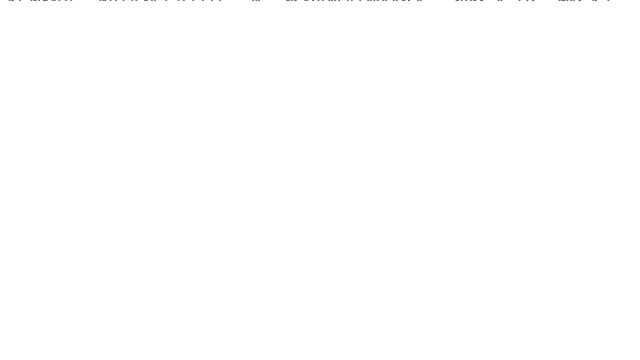
Frame 1 (no input)
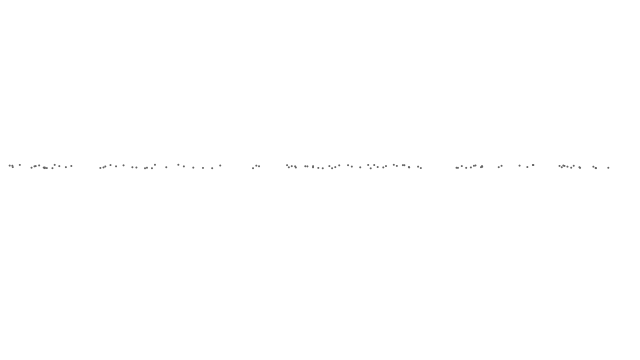
Frame 60 (the mouse pressed at the canvas centre just before this capture)
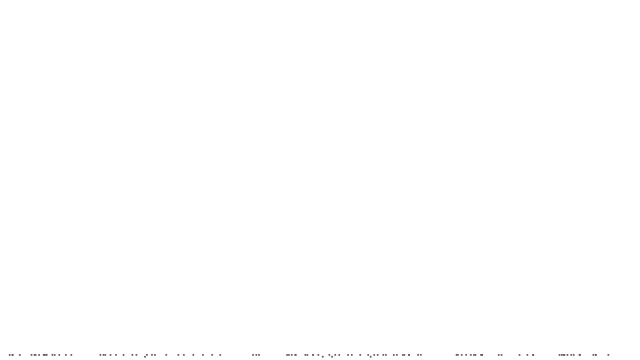
Frame 120 (the mouse held since frame 60 and released just before this capture)

The Processing sketch that drew these frames (run headless with seeded random() and noise(); from frame 60 on, the mouse is pressed at the canvas centre):

// Processing sketch: Part2_sands_fall
// ── Part2_sands_fall.pde
/*
Part 2. Sands fall down to create different mountains, valleys and dunes.

Part2 Pseudocode:
1. Use pixels to create sands.
2. Sand falls under the influence of gravity and resistance from water.
3. Sands won't mixed.
4. When sand hits the boundary of the display window, it will bounce and finally
stay in the bottom under the influence of friction.
5. When sand hits other sands, it will bounce and finally stay in the edge of 
dunes under the influence of friction.

#have trouble in #3
*/

Sand[] sands = new Sand[100];

void setup() {
  size(640, 360);
  for (int i = 0; i < sands.length; i++) {
    sands[i] = new Sand(random(8, 10), random(width), 0);
  }
}

void draw() {
  background(255);
  
  for (int i = 0; i < sands.length; i++) {
    PVector resistance = new PVector(0, -0.08);
    float m = sands[i].mass;
    PVector gravity = new PVector(0, 0.1*m);
    sands[i].applyForce(resistance);
    sands[i].applyForce(gravity);
    
    sands[i].update();
    sands[i].display();
    sands[i].checkEdges();
  }
}

// ── Sand.pde
class Sand {
  PVector location;
  PVector velocity;
  PVector acceleration;
  float mass;
  
  Sand(float m, float x, float y) {
    mass = m;
    location = new PVector(x, y);
    velocity = new PVector(0, 0);
    acceleration = new PVector(0, 0);
  }
  
  void applyForce(PVector force) {
    PVector f = PVector.div(force, mass);
    acceleration.add(f);
  }
  
  void update() {
    velocity.add(acceleration);
    location.add(velocity);
    acceleration.mult(0);
  }
  
  void display() {
    noStroke();
    fill(100);
    ellipse(location.x, location.y, 2, 2);
  }
  
  void checkEdges() {
    if (location.x > width) {
      location.x = width;
      velocity.x *= -0.1;
    }else if (location.x < 0) {
      location.x = 0;
      velocity.x *= -0.1;
    }
    if (location.y > height) {
      velocity.y *= -0.2;
      location.y = height;
    }
  }
}
